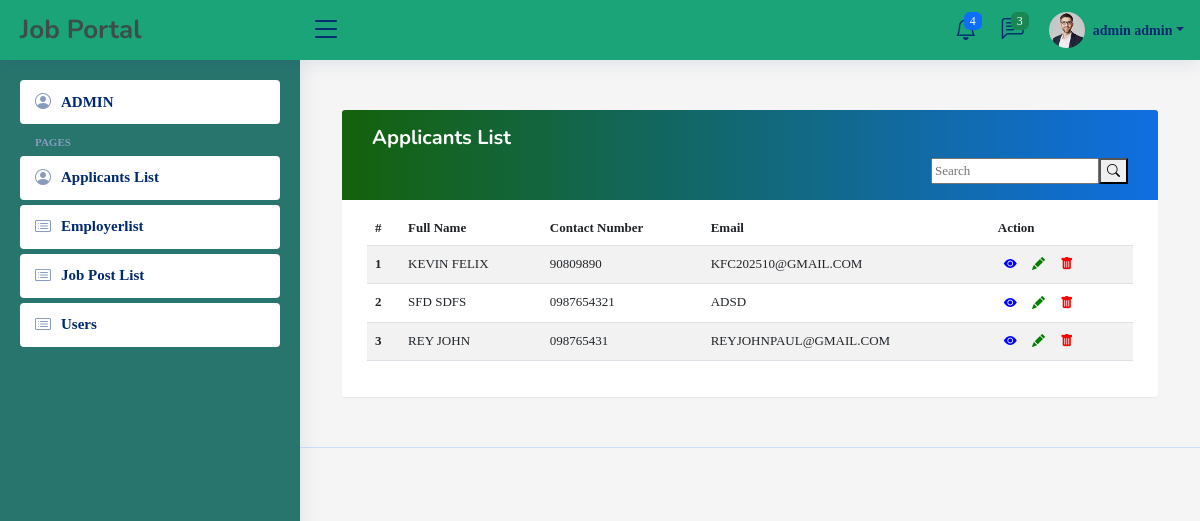
/admin panel/applicantlist.php (signed in), run on the app's committed database.
### tables this page shows
CREATE TABLE `users` (
  `user_id` int(100) NOT NULL,
  `user_profile_img` varchar(255) DEFAULT NULL,
  `user_fname` varchar(100) NOT NULL,
  `user_lname` varchar(100) NOT NULL,
  `user_contact` varchar(11) NOT NULL,
  `user_email` varchar(100) NOT NULL,
  `address` varchar(100) NOT NULL,
  `user_password` varchar(255) NOT NULL,
  `user_role_id` int(11) NOT NULL
);

### admin panel/classes/CONFIGDB.php (called while the page is built, shortened)
<?php
	class CONFIGDB
	{
		private $_host = 'localhost';
		private $_username = 'root';
		private $_password = '';
		private $_database = 'job_portal_db';
		protected $connection;
		public function __construct()
		{
			if (!isset($this->connection)) {
				$this->connection = new mysqli($this->_host, $this->_username, $this->_password, $this->_database);
			}
			return $this->connection;
		}
	}
?>

### admin panel/classes/CRUDAPI.php (called while the page is built, shortened)
<?php
include_once 'CONFIGDB.php';
class CRUDAPI extends CONFIGDB
{
	public function getData($query)
	{
		$result = $this->connection->query($query);
		$rows = array();
		while ($row = $result->fetch_assoc()) {
			$rows[] = $row;
		}
		return $rows;
	}
}
?>

### admin panel/applicantlist.php (the view, shortened to what this page needs)
<?php
    include_once("classes/CRUDAPI.php");
  ?>
<?php include('layouts/head.php'); ?>
<?php include('layouts/header.php'); ?>
<?php include('layouts/sidebar.php'); ?>
<div class="container">
      <div class="table-wrapper">
        <div class="table-title">
          <div class="row">
            <div class="col-md-12">
          <h5><b>Applicants List</b></h5>
          <div class="search-bar" style="float:right;">
      <form class="search-form d-flex align-items-center" method="POST" action="#">
        <input type="text" name="query" placeholder="Search" title="Enter search keyword">
        <button type="submit" title="Search"><i class="bi bi-search"></i></button>
      </form>
      </div>
        </div>
      </div>
    </div>
       <table class="table table-striped table-hover">
            <thead>
              <tr>
                   <th scope="col">#</th>
                   <th scope="col">Full Name</th>
                   <th scope="col">Contact Number</th>
                   <th scope="col">Email</th>
                   <th scope="col">Action</th>
            </thead>
            <tbody>
                <?php
              $query = "SELECT * FROM `users` LEFT JOIN roles ON roles.id = users.user_role_id where users.user_role_id = 4";
              $result = $crudapi->getData($query);
              $number = 1;
              foreach ($result as $key => $data) {
                ?>
       <tr>
              <th scope="row"><?php echo $number; ?></th>
              <td><?php echo strtoupper($data["user_fname"]." ".$data["user_lname"]); ?></td>
              <td><?php echo strtoupper($data["user_contact"]) ?></td>
              <td><?php echo strtoupper($data["user_email"]) ?></td>
              <td>
                       <div class="items-link items-link2 f-right">
                          <button type="button" data-id="<?php echo $data['user_id']; ?>" id="view" style="border: transparent; color: blue; background: transparent;"><i class="bi bi-eye-fill"></i></button>
                          <button type="button" data-id="<?php echo $data['user_id']; ?>" id="editbtn" style="border: transparent; color: green; background: transparent;"><i class="bi bi-pencil-fill"></i></button>
                       <button type="button" data-id="<?php echo $data['user_id']; ?>" id="deletebtn" style="border: transparent; color: red; background: transparent;"> <i class="bi bi-trash-fill"></i></button>
                       </div>
              </td>
              </tr>
          <?php $number++; } ?>
        </tbody>
      </table>
</div>
</div>
                <body style="align-items:center;">
<?php include('layouts/footer.php'); ?>

### admin panel/assets/css/style.css (style rules this page uses)
:root { scroll-behavior: smooth; }
body { font-family: "Open Sans", sans-serif; background: #f6f9ff; color: #444444; }
h1, h2, h3, h4, h5, h6 { font-family: "Nunito", sans-serif; }

### admin panel/applicantlist.php (style rules this page uses)
body { color: #566787; background:#f5f5f5; font-family: 'varela round', Sans-seif; font-size: 13px; }
.table-wrapper { background: #fff; padding: 20px 25px; margin: 30px 0; border-radius: 3px; box-shadow: 0 1px 1px rgba(0,0,0,.05); }
.table-title { padding-bottom: 15px; background: linear-gradient(to right, #14620b, #106ee3); color: #fff; padding: 16px 30px; margin: -20px -25px 10px; border-radius: 3px 3px 0 0; }

### data on the page
users: user_fname+user_lname "KEVIN FELIX", user_contact "90809890", user_email "KFC202510@GMAIL.COM"
users: user_fname+user_lname "SFD SDFS", user_contact "0987654321", user_email "ADSD"
users: user_fname+user_lname "REY JOHN", user_contact "098765431", user_email "REYJOHNPAUL@GMAIL.COM"

### other printed values
$_SESSION['FULLNAME'] "admin admin"
